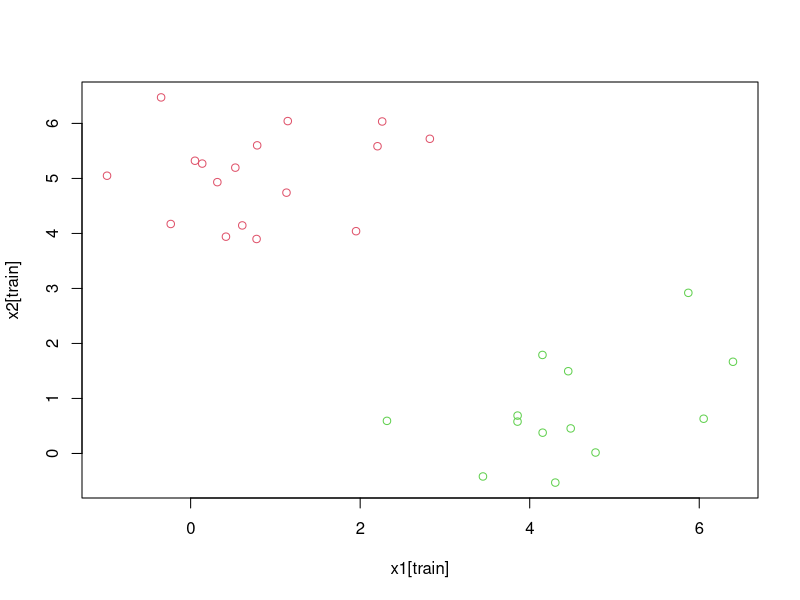

The R script that drew this image:
install.packages("KODAMA")
#a quick classification example
x1 <- c(rnorm(20, mean=1), rnorm(20, mean=5))
x2 <- c(rnorm(20, mean=5), rnorm(20, mean=1))
y=rep(1:2,each=20)
x <- cbind(x1,x2)
train <- sample(1:40, 30)
#plot the training cases
plot(x1[train], x2[train], col=y[train]+1)
